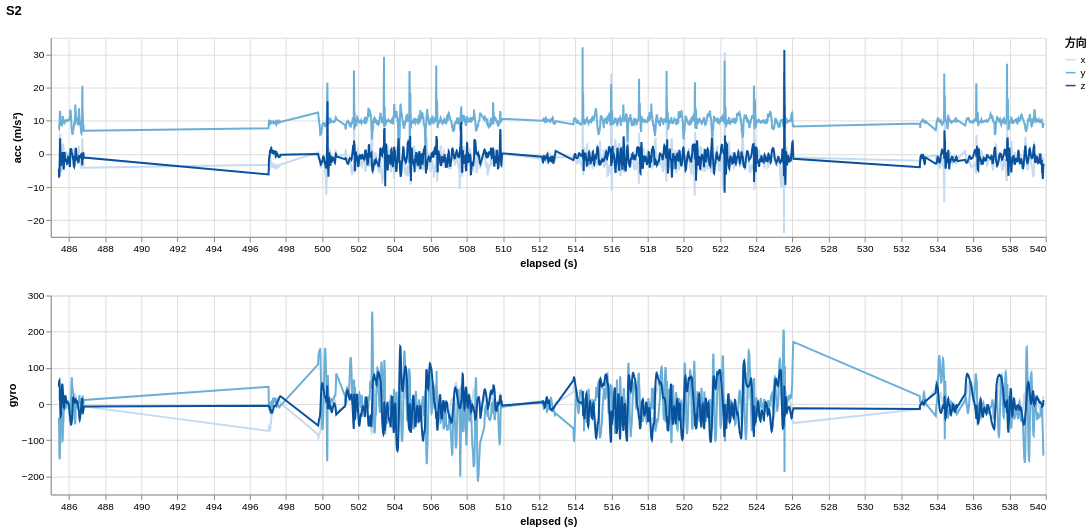

The notebook cell this image was saved under:
### Code cell
import altair as alt

alt.data_transformers.disable_max_rows()
# 上下文变量 (保持不变)
sensor = ['acc', 'gyro']
plotStack = [] 

# Generate plots for each sensor type
for iSensor in range(len(sensor)):
    curr_sensor = sensor[iSensor]
    
    # 1. 定义列名
    col_x = location + '_' + curr_sensor + '_x'
    col_y = location + '_' + curr_sensor + '_y'
    col_z = location + '_' + curr_sensor + '_z'

    # 2. 基础图表与 Fold 转换 (宽表转长表)
    base = alt.Chart(df_2_data_reduced).transform_fold(
        [col_x, col_y, col_z],
        as_=['temp_key', 'sensor_value'] # sensor_value 是原始数据
    ).transform_calculate(
        Direction = 'slice(datum.temp_key, -1)' # 提取 x, y, z 用于图例
    )

    # --- 3. 核心修改：单位转换逻辑 ---
    if curr_sensor == 'acc':
        # 如果是加速度计，乘以 10
        base = base.transform_calculate(
            converted_value = 'datum.sensor_value * 10' 
        )
        y_axis_title = f"{curr_sensor} (m/s²)" # 更新标题
    else:
        # 如果是陀螺仪，保持原值
        base = base.transform_calculate(
            converted_value = 'datum.sensor_value'
        )
        y_axis_title = f"{curr_sensor}"

    # 4. 绘图
    combined_plot = base.mark_line().encode(
        x = alt.X('elapsed (s)'),
        
        # --- 修改点：Y轴使用转换后的字段 'converted_value' ---
        y = alt.Y('converted_value:Q', title = y_axis_title),
        
        # 图例颜色设置
        color = alt.Color('Direction:N',
                          scale=alt.Scale(
                              domain=['x', 'y', 'z'],
                              range=['#c6dbef', '#6baed6', '#08519c']
                          ),
                          legend=alt.Legend(title="方向")
        ),
        # Tooltip 也显示转换后的数值
        tooltip = [
            alt.Tooltip('elapsed (s)'),
            alt.Tooltip('converted_value:Q', title='Value', format='.2f'), # 保留两位小数
            alt.Tooltip('Direction:N')
        ]
    ).properties(
        width = 1000,
        height = 200
    ).interactive()

    plotStack.append(combined_plot)

# 组合图表
alt.vconcat(*plotStack).properties(title = [location,""])

### Figure 1 — Vega-Lite specification as saved in the notebook (floating-point values rounded to 4 significant figures; data arrays with more than 128 entries replaced by an {"elided": "..."} marker saying what was removed)
{"config": {"view": {"continuousWidth": 300, "continuousHeight": 300}}, "vconcat": [{"mark": {"type": "line"}, "encoding": {"color": {"field": "Direction", "legend": {"title": "方向"}, "scale": {"domain": ["x", "y", "z"], "range": ["#c6dbef", "#6baed6", "#08519c"]}, "type": "nominal"}, "tooltip": [{"field": "elapsed (s)", "type": "quantitative"}, {"field": "converted_value", "format": ".2f", "title": "Value", "type": "quantitative"}, {"field": "Direction", "type": "nominal"}], "x": {"field": "elapsed (s)", "type": "quantitative"}, "y": {"field": "converted_value", "title": "acc (m/s²)", "type": "quantitative"}}, "height": 200, "name": "view_1", "transform": [{"fold": ["S2_acc_x", "S2_acc_y", "S2_acc_z"], "as": ["temp_key", "sensor_value"]}, {"calculate": "slice(datum.temp_key, -1)", "as": "Direction"}, {"calculate": "datum.sensor_value * 10", "as": "converted_value"}], "width": 1000}, {"mark": {"type": "line"}, "encoding": {"color": {"field": "Direction", "legend": {"title": "方向"}, "scale": {"domain": ["x", "y", "z"], "range": ["#c6dbef", "#6baed6", "#08519c"]}, "type": "nominal"}, "tooltip": [{"field": "elapsed (s)", "type": "quantitative"}, {"field": "converted_value", "format": ".2f", "title": "Value", "type": "quantitative"}, {"field": "Direction", "type": "nominal"}], "x": {"field": "elapsed (s)", "type": "quantitative"}, "y": {"field": "converted_value", "title": "gyro", "type": "quantitative"}}, "height": 200, "name": "view_2", "transform": [{"fold": ["S2_gyro_x", "S2_gyro_y", "S2_gyro_z"], "as": ["temp_key", "sensor_value"]}, {"calculate": "slice(datum.temp_key, -1)", "as": "Direction"}, {"calculate": "datum.sensor_value", "as": "converted_value"}], "width": 1000}], "data": {"name": "data-2babc217d14e99c0627d0693027ee27c"}, "params": [{"name": "param_1", "select": {"type": "interval", "encodings": ["x", "y"]}, "bind": "scales", "views": ["view_1"]}, {"name": "param_2", "select": {"type": "interval", "encodings": ["x", "y"]}, "bind": "scales", "views": ["view_2"]}], "title": ["S2", ""], "$schema": "https://vega.github.io/schema/vega-lite/v5.20.1.json", "datasets": {"data-2babc217d14e99c0627d0693027ee27c": {"elided": "3000 records"}}}
